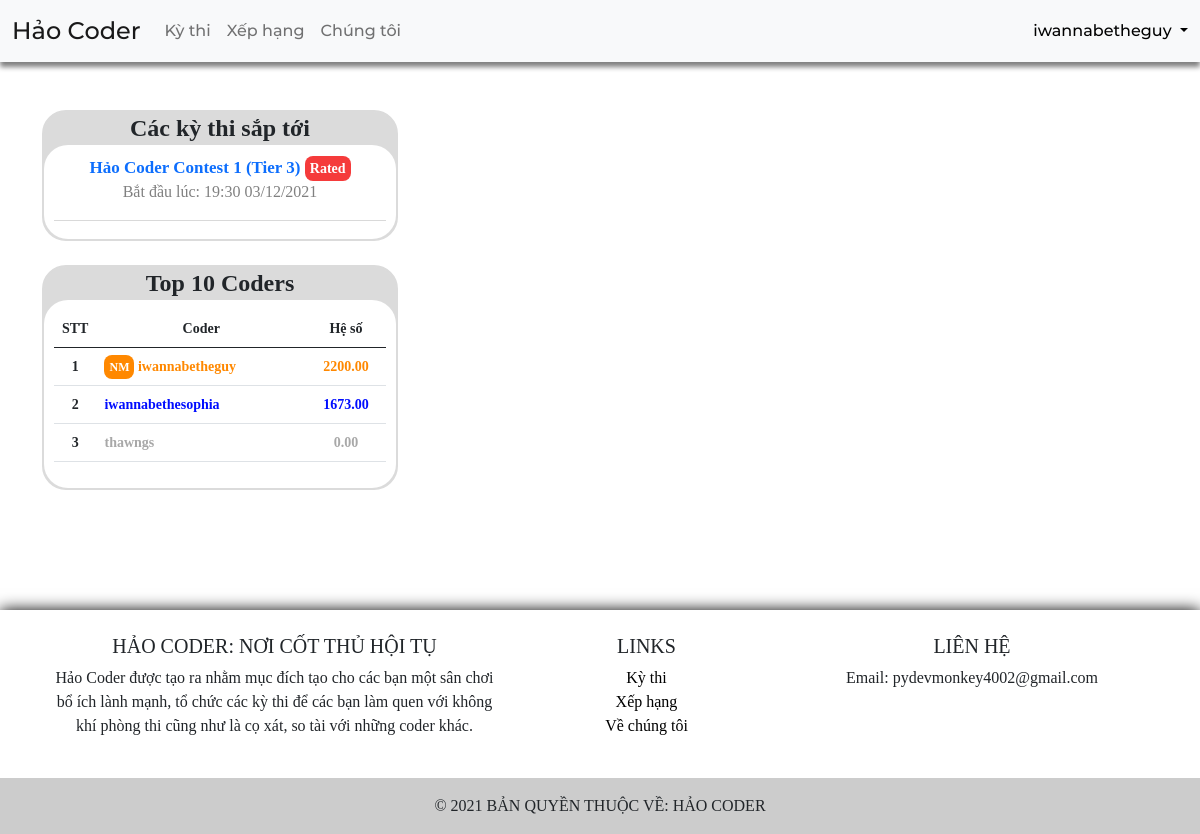
The app's page / (signed in) with its own data.
### contest/models.py (models this page shows, shortened)
class Contest(models.Model):
	contest_id = models.CharField(max_length=100, default='', primary_key=True)
	contest_title = models.CharField(max_length=500, default='')
	contest_description = MartorField(default='')
	contest_format = models.CharField(max_length=100, default='OI', choices=CONTEST_FORMAT)
	contest_rating_range = models.CharField(max_length=50, default='0-5000')
	contestant_count = models.IntegerField(default=0)
	contest_created = models.DateTimeField(auto_now_add=True, blank=True)
	contest_schedule = models.DateTimeField(default=datetime.now)
	contest_long = models.CharField(max_length=20, default="01:00:00")
	contest_current_long = models.CharField(max_length=20, default="01:00:00")
	contest_status = models.CharField(max_length=50, default="SCHEDULE", choices=CONTEST_STATUS)
	contest_rated = models.BooleanField(default=True)

### home/models.py (models this page shows)
class Profile(models.Model):
	id = models.AutoField(primary_key=True)
	user = models.ForeignKey(User, on_delete=models.CASCADE)
	win = models.IntegerField(default=0)
	ratings = models.DecimalField(default=0.00, max_digits=6, decimal_places=2)
	highest_ratings = models.DecimalField(default=0.00, max_digits=6, decimal_places=2)
	role = models.CharField(max_length=100, default='Class H')
	highest_role = models.CharField(max_length=100, default='Class H')
	color = models.CharField(max_length=7, default='gray')
	highest_color = models.CharField(max_length=7, default='gray')
	def __str__(self):
		return self.user.username

### home/views.py (the view, shortened to what this page needs)
# urls.py: path('', views.index, name='index page'),
def index(req):
	running_contest = Contest.objects.filter(contest_status="SCHEDULE") | Contest.objects.filter(contest_status="RUNNING")
	"""
	for i in running_contest:
		if i.contest_status == "SCHEDULE" and i.contest_schedule <= datetime.datetime.now().astimezone():
			i.contest_status = "RUNNING"
			i.save()
		if i.contest_status == "RUNNING" and i.contest_id not in contest_time_pool:
			contest_time_pool.append(i.contest_id)
			async_task(perform_contest_time, i.contest_id, timeout=-1)
	"""
	p = Profile.objects.all()
	for i in p:
		for k, v in ratingutil.items():
			if i.ratings >= v[0]:
				i.role = k
				i.color = v[1]
				i.save()
				break
	h = Profile.objects.raw('SELECT * FROM home_profile WHERE ratings > highest_ratings')
	user_joined = None
	if req.user.is_authenticated:
		user_joined = Leaderboard.objects.filter(profile__user=req.user, contest__contest_status="RUNNING")
		if user_joined.exists():
			user_joined = user_joined[0]
	p = p.order_by('-ratings')
	if len(p)>10:
		p = p[:10]
	annouce = Announcement.objects.filter(visible=True).order_by('-publish_date')
	ongoing_contest = Contest.objects.filter(contest_status="SCHEDULE").order_by('-contest_created')
	return render(req, 'pages/index.html', {"ongoing_contest": ongoing_contest, "top10": p, "role_code": code, "userjoin": user_joined, "annoucement": annouce})

### templates/pages/index.html (shortened to what this page needs)
{% extends 'pages/base.html' %}
{% block content %}
{% load static %}
{% load martortags %}
<link rel="stylesheet" type="text/css" href="{% static 'css/hcbadge.css' %}">
<link rel="stylesheet" type="text/css" href="{% static 'css/hcbox.css' %}">
<link rel="stylesheet" type="text/css" href="{% static 'css/hccolor.css' %}">
<div class="container">
	<div class="row">
		<div class="col-4">
			<div style="border-radius: 24px; background-color: #dbdbdb; border: 2px solid #dbdbdb;">
				<h4 style="font-weight: bold; text-align: center; margin: 2px 0px;">Các kỳ thi sắp tới</h4>
				<div style="border: none; padding: 10px; border-radius: 24px; text-align: center; background-color: white;">
					{% if not ongoing_contest %}
					<label style="font-style: italic;">Hiện tại không có kỳ thi nào chuẩn bị diễn ra.</label>
					{% else %}
					{% for oc in ongoing_contest %}
					<label style="font-size: 17px; font-weight: bold;">
						<a href="/contest/{{ oc.contest_id }}/" style="text-decoration: none;">
							{{ oc.contest_title }}
							{% if oc.contest_rated %}
							<span class="hc-badge" style="background-color: #F53B3B; font-size: 14px;">Rated</span>
							{% endif %}
						</a>
					</label>
					<p style="color: gray;">Bắt đầu lúc: {{ oc.contest_schedule|date:"H:i d/m/Y" }}</p>
					<div class="dropdown-divider"></div>
					{% endfor %}
					{% endif %}
				</div>
			</div>
			<br>
			<div style="border-radius: 24px; border: 2px solid #dbdbdb; background-color: #dbdbdb;">
				<h4 style="font-weight: bold; text-align: center; margin: 2px 0px;">Top 10 Coders</h4>
				<div style="border: none; border-radius: 24px; padding: 10px; text-align: center; background-color: white;">
					<div class="table-responsive">
						<table class="table" style="font-weight: bold; font-size: 14px;">
							<thead>
								<tr>
									<td scope="col" style="width: 20px; text-align: center;">STT</td>
									<td scope="col">Coder</td>
									<td scope="col" style="width: 80px;text-align: center;">Hệ số</td>
								</tr>
							</thead>
							<tbody>
								{% for u in top10 %}
								<tr>
									<td scope="row" style="text-align: center; vertical-align: middle;">{{ forloop.counter }}</td>
									<td scope="row" style="vertical-align: center; text-align: left;">
										<a href="/profile/{{ u }}/" style="text-decoration: none; color: {{ u.color }};">
											{% for k, v in role_code.items %}
											{% if k == u.role %}
											<span class="hc-badge" style="background-color: {{ u.color }}; font-size: 12px;">{{ v }}</span>
											{% endif %}
											{% endfor %}
											{{ u }}
										</a>
									</td>
									<td scope="row" style="color: {{ u.color }}; vertical-align: middle; text-align: center;">{{ u.ratings }}</td>
								</tr>
								{% endfor %}
							</tbody>
						</table>
					</div>
				</div>
			</div>
		</div>
		<div class="col-8">
		</div>
	</div>
</div>
{% endblock %}

### templates/pages/base.html (shortened to what this page needs)
<!DOCTYPE html>
<html>
<head>
	<link rel="stylesheet" href="https://cdnjs.cloudflare.com/ajax/libs/font-awesome/6.0.0-beta3/css/all.min.css" />
	{% load static %}
	<link rel="stylesheet" type="text/css" href="{% static 'font/font.css' %}">
	<link rel="stylesheet" type="text/css" href="{% static 'bootstrap/css/bootstrap.min.css' %}">
</head>
<body style="font-family: Montserrat Regular; font-size: 16px;">
<link rel="stylesheet" type="text/css" href="{% static 'css/hcbox.css' %}">
	<nav class="navbar navbar-expand-lg navbar-light bg-light" style="font-family: Montserrat Medium; box-shadow: 0px 5px 5px gray;">
		<div class="container-fluid">
			<a class="navbar-brand" href="/" style="font-size: 24px;">Hảo Coder</a>
			<div class="collapse navbar-collapse" id="navbarSupportedContent">
				<ul class="navbar-nav me-auto mb-2 mb-lg-0">
					<li class="nav-item"><a class="nav-link" href="/contest/">Kỳ thi</a></li>
					<li class="nav-item"><a class="nav-link" href="/ranking/">Xếp hạng</a></li>
					<li class="nav-item"><a class="nav-link" href="#">Chúng tôi</a></li>
				</ul>
			</div>
			<div class="d-flex">
				{% if not user.is_authenticated %}
					<a href="/login/"><button type="button" class="btn btn-primary" style="border-radius: 12px; border: none; height: 40px; width: 120px; border-color: white;">Đăng nhập</button></a>
					&nbsp;&nbsp;&nbsp;
					<a href="/register/"><button type="button" style="border-radius: 12px; border: none; height: 40px; width: 90px; border-color: white; background-color: #d6d6d6;">Đăng ký</button></a>
				{% else %}
					<div class="dropdown">
						<a class="dropdown-toggle" href="#" data-bs-toggle="dropdown" style="text-decoration: none; color: black;">
							<span style="">{{ user.username }}</span>
						</a>
					</div>
				{% endif %}
			</div>
		</div>
	</nav>
	<br><br>
	{% block content %}
	{% endblock %}
	<br><br><br><br><br>
	<section class="" style="box-shadow: 0 0 15px black;">
		<footer class="text-black text-center">
			<div class="container p-4">
				<div class="row">
					<div class="col-lg-5 col-md-12 mb-4 mb-md-0">
						<h5 class="text-uppercase">Hảo Coder: Nơi cốt thủ hội tụ</h5>
						<p>Hảo Coder được tạo ra nhằm mục đích tạo cho các bạn một sân chơi bổ ích lành mạnh, tổ chức các kỳ thi để các bạn làm quen với không khí phòng thi cũng như là cọ xát, so tài với những coder khác.</p>
					</div>
					<div class="col-lg-3 col-md-6 mb-4 mb-md-0">
						<h5 class="text-uppercase">links</h5>
						<ul class="list-unstyled mb-0">
							<li><a href="#" style="text-decoration: none; color: black;">Kỳ thi</a></li>
							<li><a href="#" style="text-decoration: none; color: black;">Xếp hạng</a></li>
							<li><a href="#" style="text-decoration: none; color: black;">Về chúng tôi</a></li>
						</ul>
					</div>
					<div class="col-lg-4 col-md-6 mb-4 mb-md-0">
						<h5 class="text-uppercase">liên hệ</h5>
						<ul class="list-unstyled mb-0">
							<li>Email: pydevmonkey4002@gmail.com</li>
						</ul>
					</div>
				</div>
			</div>
			<div class="text-center p-3 text-uppercase" style="background-color: rgba(0,0,0,0.2);">
				© 2021 Bản quyền thuộc về: Hảo Coder
			</div>
		</footer>
	</section>
</body>
</html>

### static/css/hcbadge.css (style rules this page uses)
.hc-badge { text-align: center; font-weight: bold; padding: 5px; border: none; border-radius: 8px; font-size: 20px; color: white; }

### records on screen
Contest: contest_title "Hảo Coder Contest 1 (Tier 3)", contest_rated "Rated", contest_schedule "19:30 03/12/2021"
Profile: role_code "NM", user.username "iwannabetheguy", ratings "2200.00"
Profile: user.username "iwannabethesophia", ratings "1673.00"
Profile: user.username "thawngs", ratings "0.00"

### other values on screen
{{ user.username }} "iwannabetheguy"
